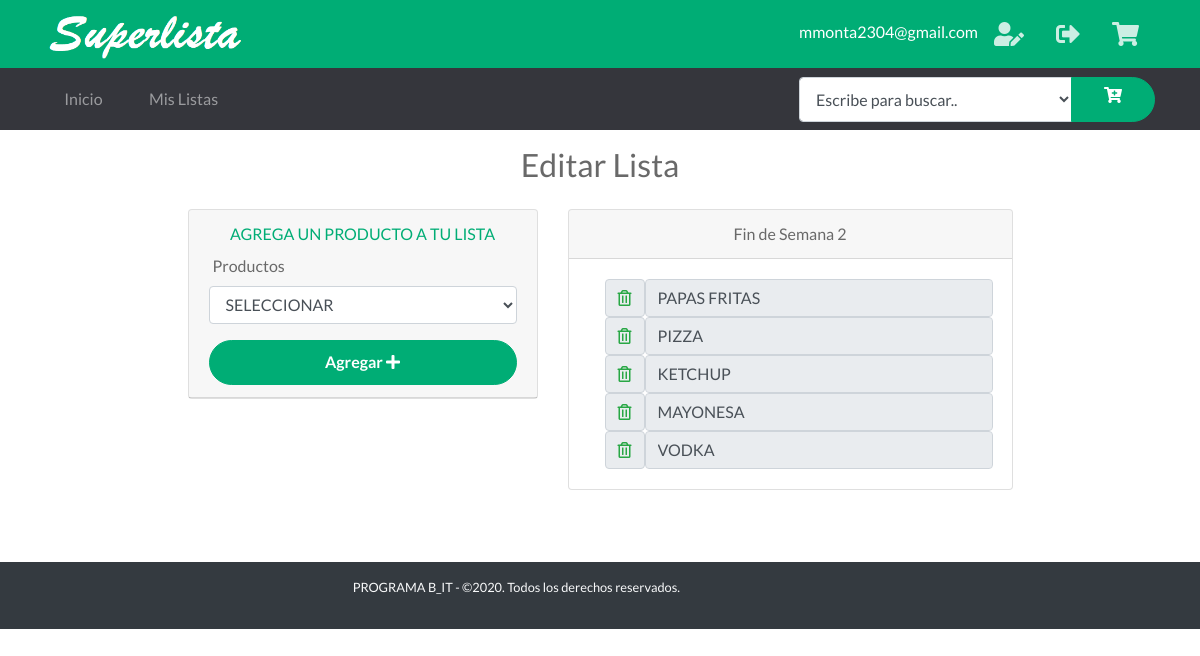
/EditarLista/34 (signed in), run on an earlier commit of the app's database.
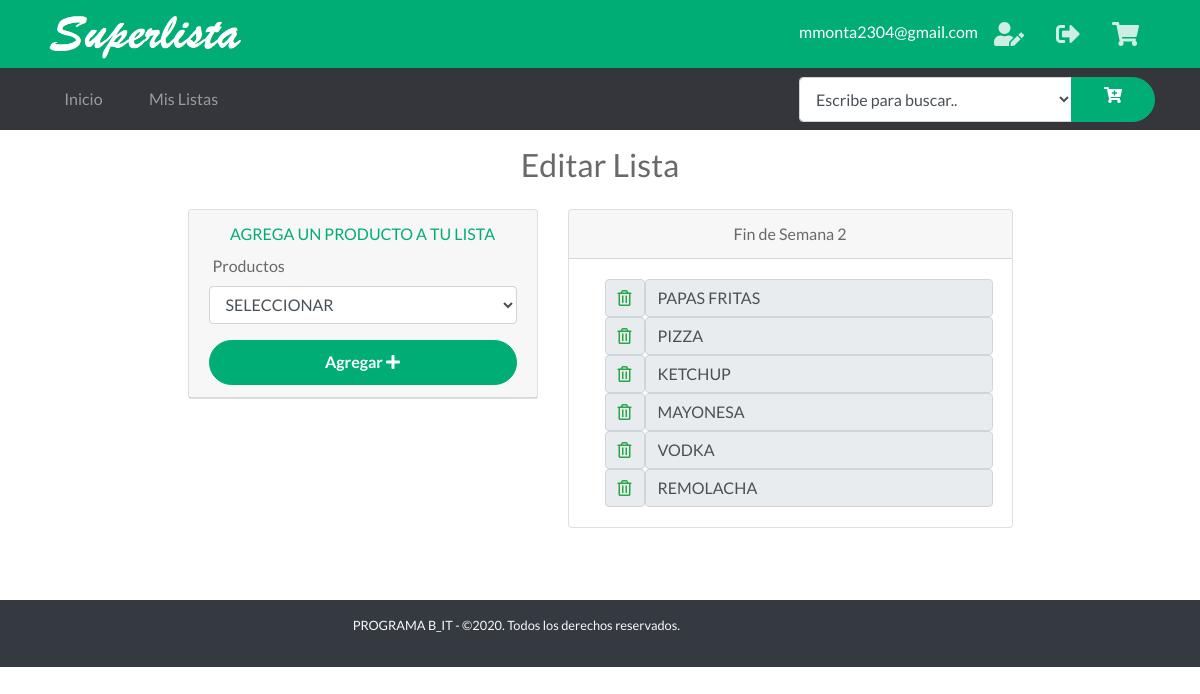
And on a later commit of the database.
### tables this page shows
CREATE TABLE "Contenido" (
	"Id"	INTEGER NOT NULL PRIMARY KEY AUTOINCREMENT UNIQUE,
	"ListaId"	INTEGER NOT NULL,
	"ProductoId"	INTEGER NOT NULL,
	FOREIGN KEY("ProductoId") REFERENCES "Productos"("Id"),
	FOREIGN KEY("ListaId") REFERENCES "Listas"("Id")
);

CREATE TABLE "Listas" (
	"Id"	INTEGER NOT NULL PRIMARY KEY AUTOINCREMENT UNIQUE,
	"UsuarioId"	INTEGER NOT NULL,
	"Nombre"	TEXT,
	"Descripcion"	TEXT,
	FOREIGN KEY("UsuarioId") REFERENCES "Usuarios"("Id")
);

### app.py (the view)
@app.route('/EditarLista/<id>', methods=['GET', 'POST'])
def EditarLista(id):
    if 'nombre' in session:
        id_usuario = session['id']
    else:
        return redirect("/")
    id = int(id)
    db = get_db()
    cur = db.cursor()
    productos = getAllProductosUsuarios()
    searchAll = (
        "SELECT ListaId, ListaNombre, Descripcion, ProductoNombre, ContenidoProductoId, ContenidoId FROM General WHERE ListaId = ? AND UsuarioId = ?")
    cur.execute(searchAll, [(id), (id_usuario)])
    resultados = [dict(ListaId=row[0], ListaNombre=row[1], Descripcion=row[2], ProductoNombre=row[3], ProductoId=row[4], ContenidoId=row[5])
                  for row in cur.fetchall()]
    db.close()
    return render_template('VerLista.html', datos=resultados, productos=productos)

### app.py (called while the page is built)
def get_db():
    db = getattr(g, '_database', None)
    if db is None:
        db = g._database = sqlite3.connect('database1.db')
    return db

@app.teardown_appcontext
def close_connection(exception):
    db = getattr(g, '_database', None)
    if db is not None:
        db.close()

def conectar_db():
    return sqlite3.connect('database1.db')

def getAllProductosUsuarios():
    g.db = conectar_db()
    consulta = 'SELECT * FROM Productos WHERE (PropietarioId= ?)'
    if 'nombre' in session:
        id = session['id']
    cur = g.db.execute(consulta, [id])
    productos_usuarios = [dict(pro_id=row[0], cat_id=row[1], pro_nombre=row[2])
                          for row in cur.fetchall()]
    g.db.close()
    return productos_usuarios

### templates/VerLista.html (shortened to what this page needs)
{% extends "layout_logged_in.html" %}
{% block content %}
<section>
    <div class="text h2 text-center py-3">
        <span>Editar Lista</span>
    </div>
    <div class="container">
        <div class="row justify-content-center">
            <div class="col-4">
                <form action="/AgregarProductoLista/{{datos[0].ListaId}}" method="POST">
                    <div class="card text-center">
                        <div class="card-header">
                            <div class="form-group">
                                <div class="text text-center px-1 text-primary">
                                    <label>AGREGA UN PRODUCTO A TU LISTA</label>
                                </div>
                                <div class="text text-left px-1">
                                    <label>Productos</label>
                                </div>
                                <select class="form-control" name="producto">
                                    <option selected="OTROS" value="0">SELECCIONAR</option>
                                </select>
                            </div>
                            <button type="submit" name="submit"  class="btn btn-primary btn-block">
                                Agregar <i class="fa fa-plus"></i></button>
                        </div>
                    </div>
                </form>
            </div>
            <div class="col-5 text-center">
                <div class="card">
                    <div class="card-header">
                        {%  set contador = namespace(value=1) %}
                            {% for dato in datos%}
                                {% if contador.value == 1 %}
                                    <span class="text text-align-left" name="nmlista" id="nmlista"  >{{dato.ListaNombre}}</span>
                                {% endif %}
                            {% set contador.value = contador.value + 1 %}
                        {% endfor %}
                    </div>
                    <div class="card-body ml-3">
                        {% for dato in datos %}
                            <div class="input-group-prepend">
                                <div class="input-group-text">
                                    <a href="/DeleteArtContenido/{{dato.ContenidoId}}"><i
                                            class="far fa-trash-alt text-success"></i></a>
                                </div>
                                <input type="text"  readonly="true" color="blue"
                                    class="form-control"
                                    value="{{ dato.ProductoNombre }}">
                            </div>
                        {% endfor %}
                    </div>
                </div>
                <br>
            </div>
        </div>
    </div>
</section>
{% endblock %}

What changed in the data, as far as the page shows it:
added Contenido: ProductoNombre "REMOLACHA"
